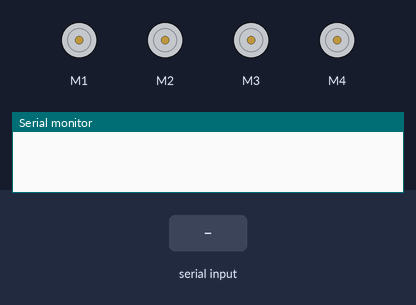
Recording of a sketch running on a simulated Arduino Uno, built with avr-gcc and run on an emulated ATmega328P. On the bench: 4 × DC motor (green arrow = forward, orange = backward, longer = faster), the last lines printed to the serial monitor. The inputs (shaded band) are chosen by the test bench.

Above: at 1.2 s.
1.3 s: "u" received over the second serial link
At 1.5 s:
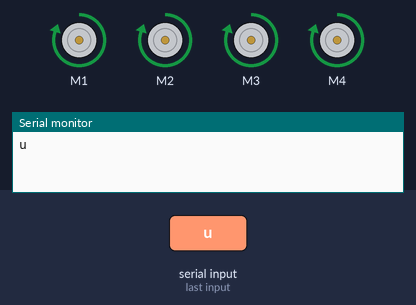
3.2 s: "d" received over the second serial link
At 3.4 s:
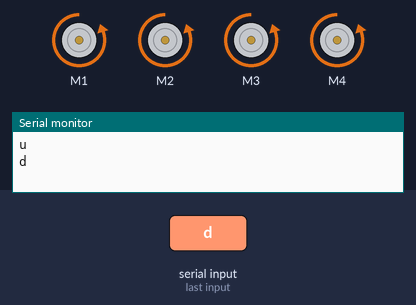
5.1 s: "r" received over the second serial link
At 5.2 s:
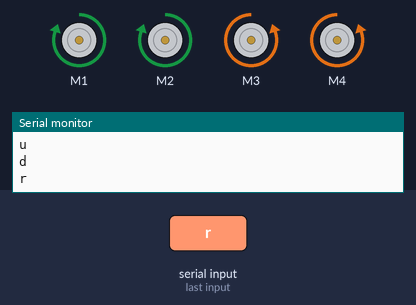
6.8 s: "l" received over the second serial link
At 6.9 s:
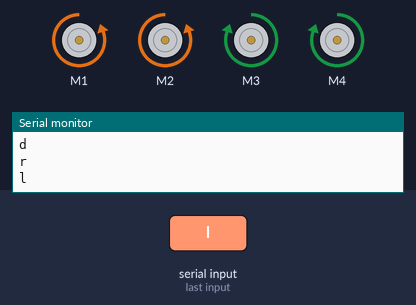
Timing chart, 0 to 9.5 s (numbered marks = the images above; inputs shaded):
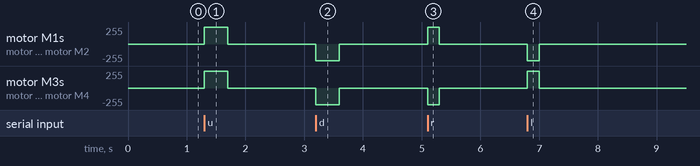

Measured:
- after the input at 1.3 s, motor M1–4: stopped → forward 254/255 at once, → stopped 0.40 s later
- after the input at 3.2 s, motor M1–4: stopped → backward 254/255 at once, → stopped 0.40 s later
- after the input at 5.1 s, motor M1, motor M2: stopped → forward 254/255 at once, → stopped 0.20 s later; motor M3, motor M4: stopped → backward 254/255 at once, → stopped 0.20 s later
- after the input at 6.8 s, motor M1, motor M2: stopped → backward 254/255 at once, → stopped 0.20 s later; motor M3, motor M4: stopped → forward 254/255 at once, → stopped 0.20 s later

The sketch:

Robot.ino
```cpp
#include <SoftwareSerial.h>
#include <AFMotor.h>

SoftwareSerial SoftSerial(A4,A5); // RX | TX pins.  Can be reassigned to other pins if needed
AF_DCMotor motor1(1);
AF_DCMotor motor2(2);
AF_DCMotor motor3(3);
AF_DCMotor motor4(4);


const long BAUDRATE = 9600;    // This is the default communication baud rate of the HC-05 module
//===============================================================================
//  Initialization
//===============================================================================
void setup()
{
    SoftSerial.begin(BAUDRATE);  // Init soft serial object
    motor1.setSpeed(254);
    motor1.run(RELEASE);
    motor2.setSpeed(254);
    motor2.run(RELEASE);
    motor3.setSpeed(254);
    motor3.run(RELEASE);
    motor4.setSpeed(254);
    motor4.run(RELEASE);
    Serial.begin(9600);
}
//===============================================================================
//  Main
//===============================================================================
void loop()
{
     // Read from the Bluetooth module and send to the Arduino Serial Monitor
    if (SoftSerial.available())
    {
      char a = SoftSerial.read();
      Serial.println(a);
      if(a == 'u'){
        motor1.run(FORWARD);
        motor2.run(FORWARD);
        motor3.run(FORWARD);
        motor4.run(FORWARD);
        delay(400);
        motor1.run(RELEASE);
        motor2.run(RELEASE);
        motor3.run(RELEASE);
        motor4.run(RELEASE);
      }
      if(a == 'd'){
        motor1.run(BACKWARD);
        motor2.run(BACKWARD);
        motor3.run(BACKWARD);
        motor4.run(BACKWARD);
        delay(400);
        motor1.run(RELEASE);
        motor2.run(RELEASE);
        motor3.run(RELEASE);
        motor4.run(RELEASE);
      }
      if(a == 'r'){
        motor1.run(FORWARD);
        motor2.run(FORWARD);
        motor3.run(BACKWARD);
        motor4.run(BACKWARD);
        delay(200);
        motor1.run(RELEASE);
        motor2.run(RELEASE);
        motor3.run(RELEASE);
        motor4.run(RELEASE);
      }
      if(a == 'l'){
        motor1.run(BACKWARD);
        motor2.run(BACKWARD);
        motor3.run(FORWARD);
        motor4.run(FORWARD);
        delay(200);
        motor1.run(RELEASE);
        motor2.run(RELEASE);
        motor3.run(RELEASE);
        motor4.run(RELEASE);
      }
    }
}
```
